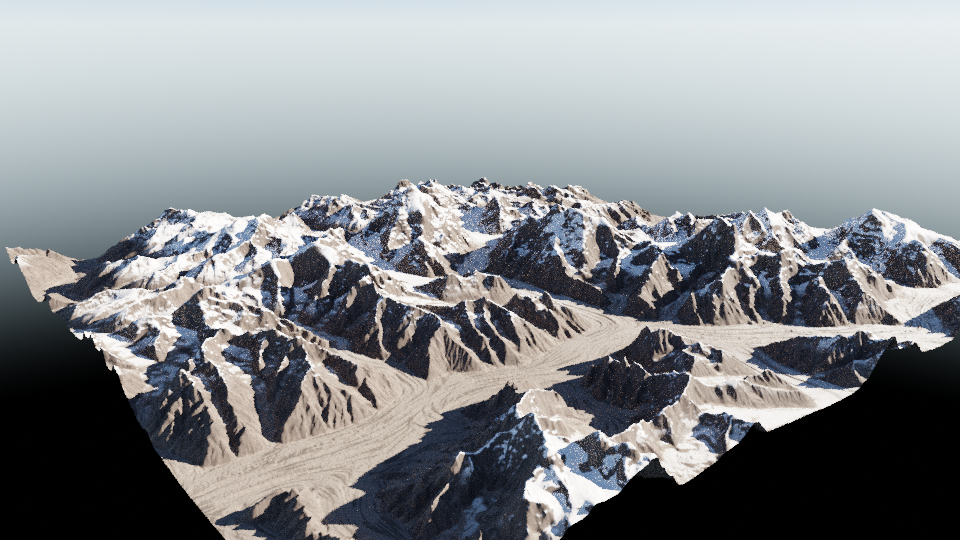
#> input picture assets-src/renders/d1/01_terrain.png, 960 x 540 px; its folder holds only this picture in this run
$ python 06_contact_sheet_d1.py
#> lines starting #> are read from the running program, lines starting #| are printed output that depends on the picture
"""Debrief 1 · step 6 — contact sheet of the object renders + Concordia comparison.

  /opt/k2venv/bin/python assets-src/scripts/06_contact_sheet_d1.py
"""
from pathlib import Path

from PIL import Image, ImageDraw, ImageFont

ROOT = Path(__file__).resolve().parents[2]
R = ROOT / "assets-src/renders/d1"
OUT = ROOT / "assets-src/renders"

PANELS = [
    ("01_terrain", "1 · Terrain — Copernicus GLO-30, 150k tris, baked albedo + normal"),
    ("02_plinth", "2 · Plinth — skirt to 3,500 m, 500 m side contours"),
    ("03_contours", "3 · Contours every 500 m (5,000–8,500 m)"),
    ("04_routes", "4/5 · Abruzzi (amber) + Cesen (cyan) route tubes"),
    ("05_camps", "6 · Camps (wedge tents, 8× scale) near Base Camp / ABC"),
    ("06_summit_flag", "7 · Summit flag"),
    ("07_section_slab", "8 · Section slab through the summit (NW–SE)"),
]
CAMS = ["CAM_00_Space", "CAM_01_Concordia", "CAM_02_BaseCamp", "CAM_03_AbruzziSpur", "CAM_04_Bottleneck", "CAM_05_Summit"]


def font(size):
    for p in ("/usr/share/fonts/truetype/dejavu/DejaVuSans.ttf", "/usr/share/fonts/dejavu/DejaVuSans.ttf"):
        if Path(p).exists():
            return ImageFont.truetype(p, size)
    return ImageFont.load_default()


def tile(img, label, w, h):
    t = Image.new("RGB", (w, h + 34), (12, 18, 28))
    t.paste(img.resize((w, h), Image.LANCZOS), (0, 34))
    ImageDraw.Draw(t).text((10, 8), label, fill=(242, 165, 65), font=font(17))
    return t


def sheet(items, cols, w, h, path, title):
    rows = (len(items) + cols - 1) // cols
    s = Image.new("RGB", (cols * (w + 12) + 12, rows * (h + 46) + 70), (6, 10, 18))
    ImageDraw.Draw(s).text((14, 18), title, fill=(220, 235, 250), font=font(26))
    for k, (img, label) in enumerate(items):
        r, c = divmod(k, cols)
        s.paste(tile(img, label, w, h), (12 + c * (w + 12), 64 + r * (h + 46)))
    s.save(path, quality=88)
    print("wrote", path)


def main():
    objs = [(Image.open(R / f"{n}.png").convert("RGB"), lab) for n, lab in PANELS if (R / f"{n}.png").exists()]
#> objs = 1 item
    sheet(objs, 2, 640, 360, OUT / "d1_objects_contact_sheet.jpg", "K2 — Debrief 1 · FreeCAD objects, rendered in Blender (Cycles, headless)")
#> in sheet, `rows = (len(items) + cols - 1) // cols`: rows = 1
#> in sheet, `s = Image.new("RGB", (cols * (w + 12) + 12, rows * (h + 46) + 70), (6,..`:
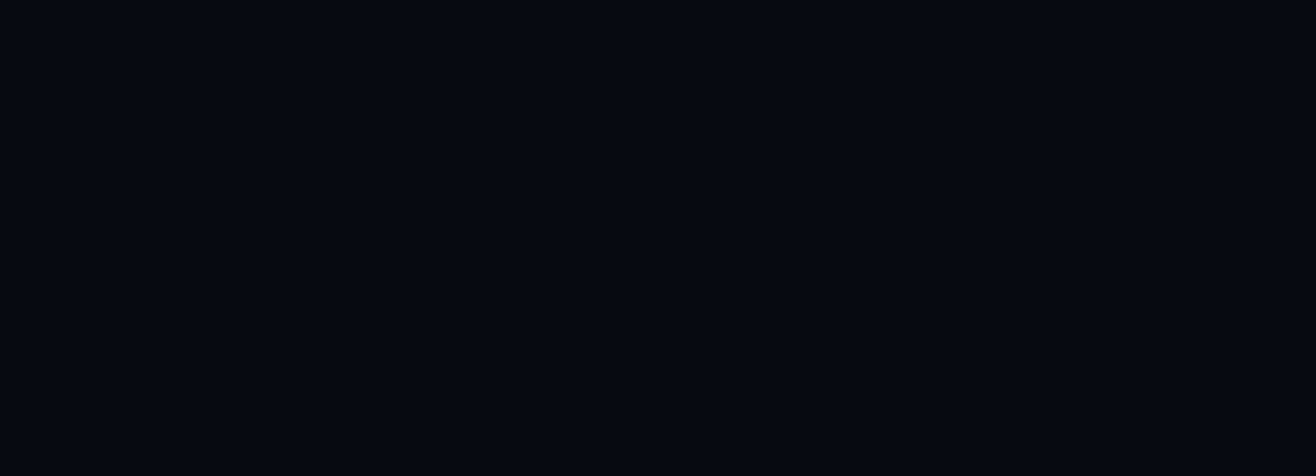
#> s: PIL image 1316x476 RGB; mean R, G, B 6, 10, 18
#> the loop in sheet, `for k, (img, label) in enumerate(items):` made 1 pass
#> (r, c) on pass 1: (0, 0)
#> pass 1, in tile, `t = Image.new("RGB", (w, h + 34), (12, 18, 28))`:
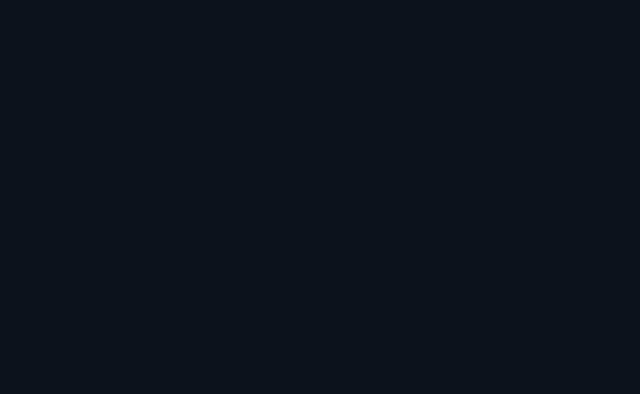
#> t: PIL image 640x394 RGB; mean R, G, B 12, 18, 28
#> after the loop in sheet, `for k, (img, label) in enumerate(items):`:
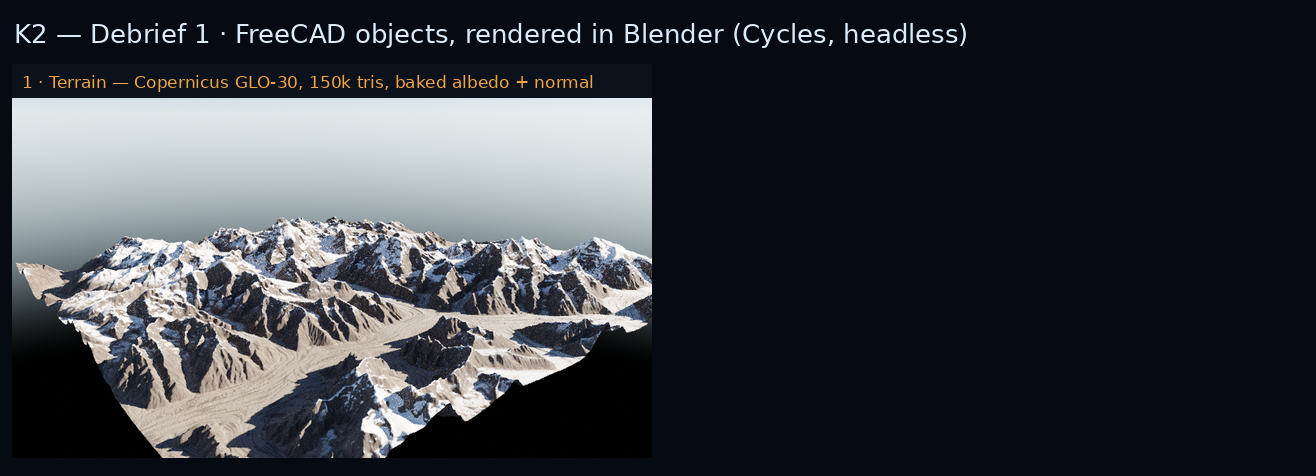
#> s: PIL image 1316x476 RGB; mean R, G, B 55.9, 59.5, 65.5
    cams = [(Image.open(R / f"cam_{n}.png").convert("RGB"), n) for n in CAMS if (R / f"cam_{n}.png").exists()]
    sheet(cams, 3, 480, 270, OUT / "d1_camera_waypoints.jpg", "K2 — the six story camera waypoints (CAM_xx → LOOK_xx)")
#> call 2 of sheet, with cols = 3, w = 480, h = 270
#> in sheet (call 2), `s = Image.new("RGB", (cols * (w + 12) + 12, rows * (h + 46) + 70), (6,..`:
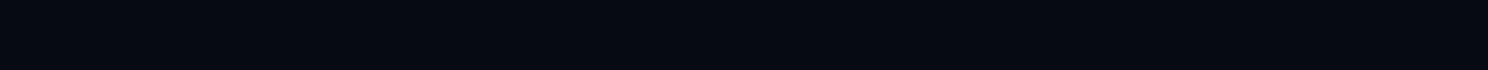
#> s: PIL image 1488x70 RGB; mean R, G, B 6, 10, 18
#> in sheet (call 2), `ImageDraw.Draw(s).text((14, 18), title, fill=(220, 235, 250), font=fon..`:
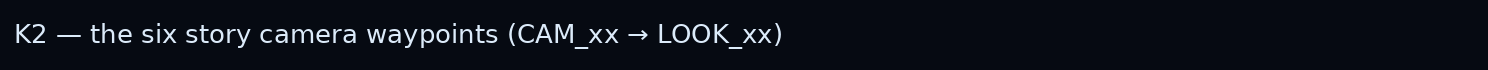
#> s: PIL image 1488x70 RGB; mean R, G, B 13.2, 17.6, 25.8
    ref = ROOT / "assets-src/reference/K2_from_Concordia_-_3.jpg"
    ren = R / "08_concordia_view.png"
    if ref.exists() and ren.exists():
        a = Image.open(ren).convert("RGB")
        b = Image.open(ref).convert("RGB")
        h = 540
        a = a.resize((int(a.width * h / a.height), h), Image.LANCZOS)
        b = b.resize((int(b.width * h / b.height), h), Image.LANCZOS)
        s = Image.new("RGB", (a.width + b.width + 36, h + 110), (6, 10, 18))
        d = ImageDraw.Draw(s)
        d.text((14, 14), "Summit shape check — model vs. photo, both from Concordia", fill=(220, 235, 250), font=font(24))
        s.paste(a, (12, 56)); s.paste(b, (a.width + 24, 56))
        d.text((14, h + 66), "Model: Copernicus GLO-30, camera at Concordia 2 m above the glacier, 85 mm lens", fill=(242, 165, 65), font=font(16))
        d.text((a.width + 26, h + 66), "Photo: \"K2 from Concordia - 3\" by Sallahuddin shah, CC BY-SA 4.0 (Wikimedia Commons)", fill=(242, 165, 65), font=font(16))
        s.save(OUT / "d1_concordia_comparison.jpg", quality=88)
        print("wrote", OUT / "d1_concordia_comparison.jpg")


if __name__ == "__main__":
    main()

$ run again, on assets-src/renders/d1/06_summit_flag.png
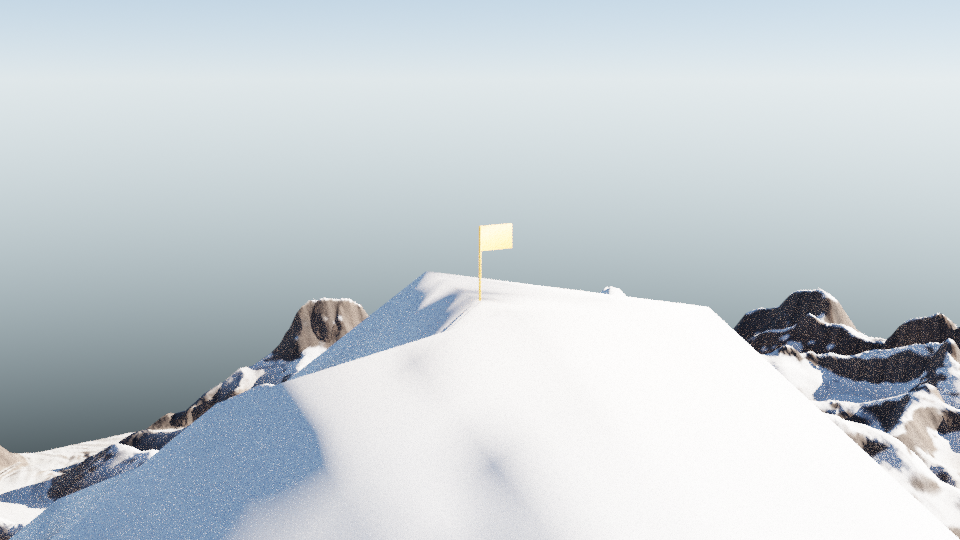
#> input picture assets-src/renders/d1/06_summit_flag.png, 960 x 540 px
#> objs = 1 item
#> rows = 1
#> the loop in sheet, `for k, (img, label) in enumerate(items):` made 1 pass
#> (r, c) on pass 1: (0, 0)
#> after the loop in sheet, `for k, (img, label) in enumerate(items):`:
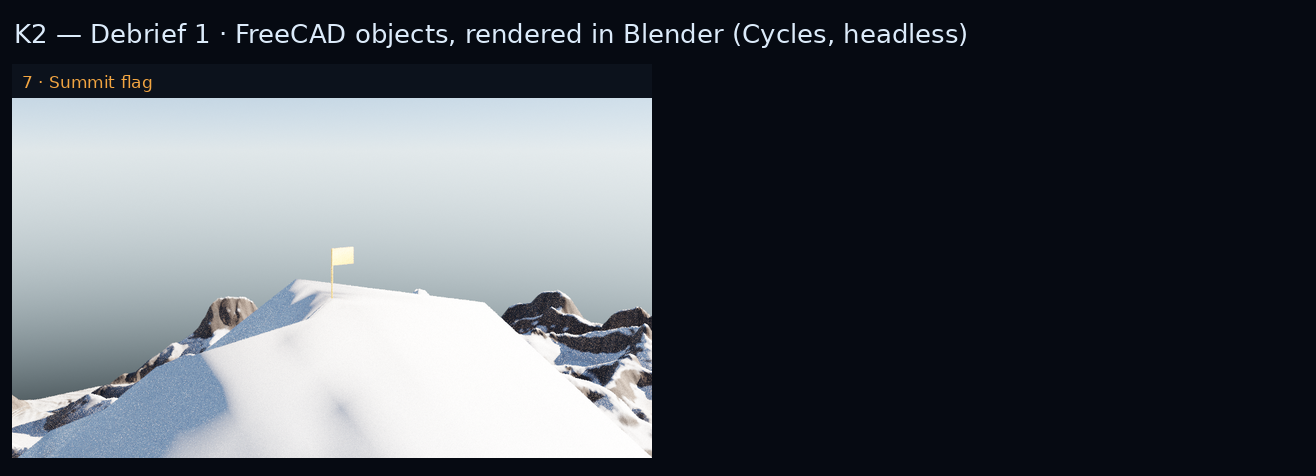
#> s: PIL image 1316x476 RGB; mean R, G, B 79, 84.5, 91.4

$ run again, on assets-src/renders/d1/07_section_slab.png
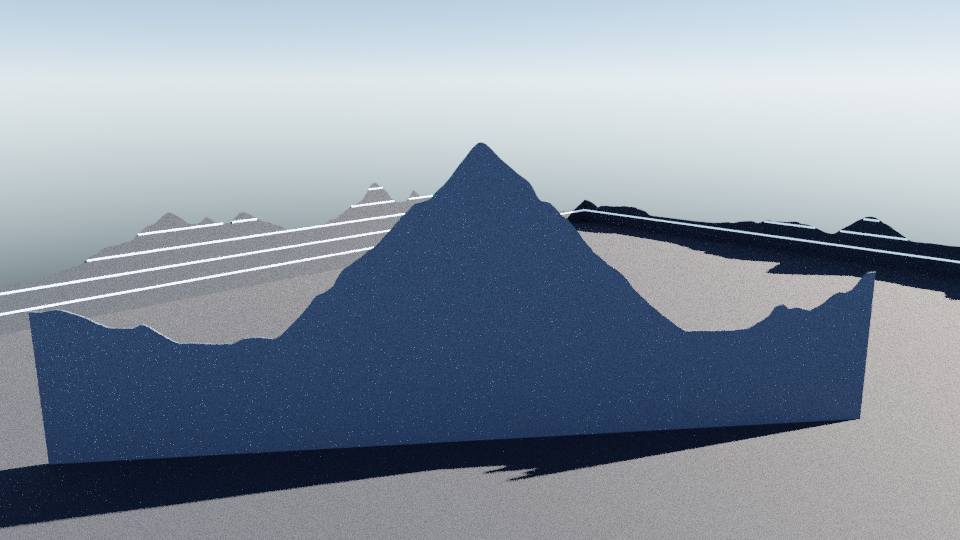
#> input picture assets-src/renders/d1/07_section_slab.png, 960 x 540 px
#> objs = 1 item
#> rows = 1
#> the loop in sheet, `for k, (img, label) in enumerate(items):` made 1 pass
#> (r, c) on pass 1: (0, 0)
#> after the loop in sheet, `for k, (img, label) in enumerate(items):`:
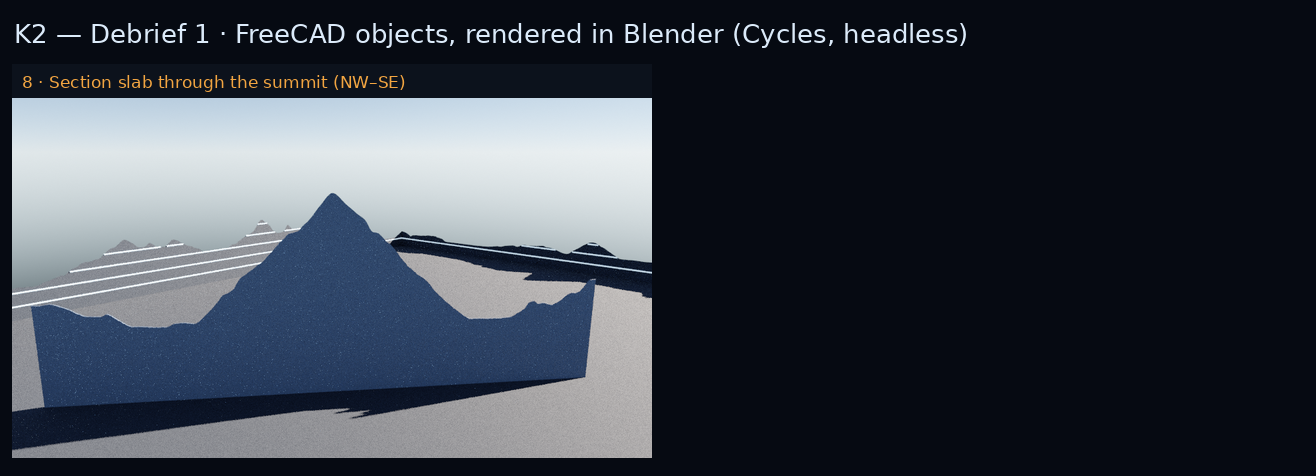
#> s: PIL image 1316x476 RGB; mean R, G, B 56.2, 62.7, 72.6

$ run again, on assets-src/renders/d1/cam_CAM_00_Space.png
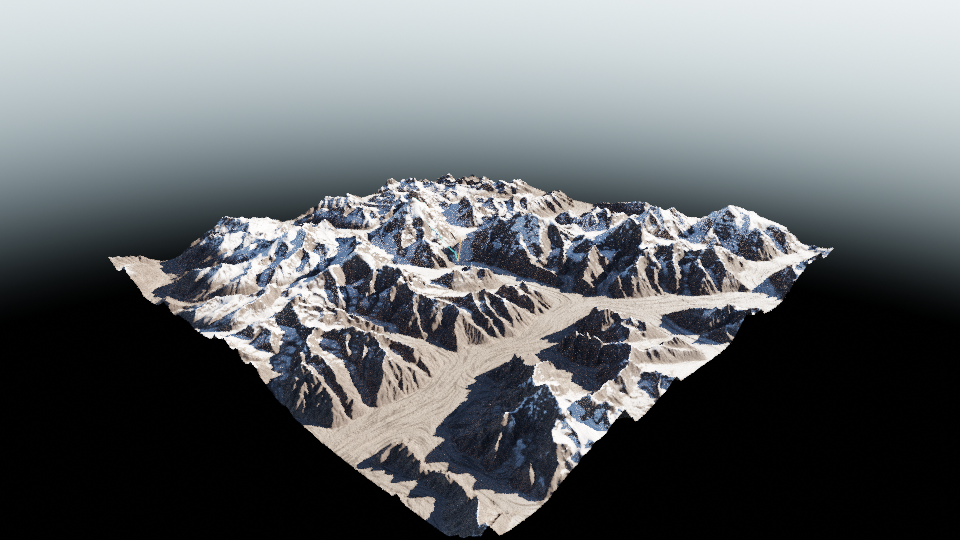
#> input picture assets-src/renders/d1/cam_CAM_00_Space.png, 960 x 540 px
#> in sheet, `ImageDraw.Draw(s).text((14, 18), title, fill=(220, 235, 250), font=fon..`:
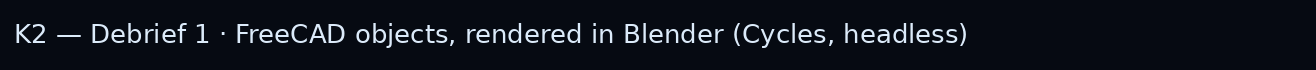
#> s: PIL image 1316x70 RGB; mean R, G, B 16.7, 21.3, 29.6
#> cams = 1 item
#> rows = 1
#> the loop in sheet (call 2), `for k, (img, label) in enumerate(items):` made 1 pass
#> (r, c) on pass 1: (0, 0)
#> after the loop in sheet (call 2), `for k, (img, label) in enumerate(items):`:
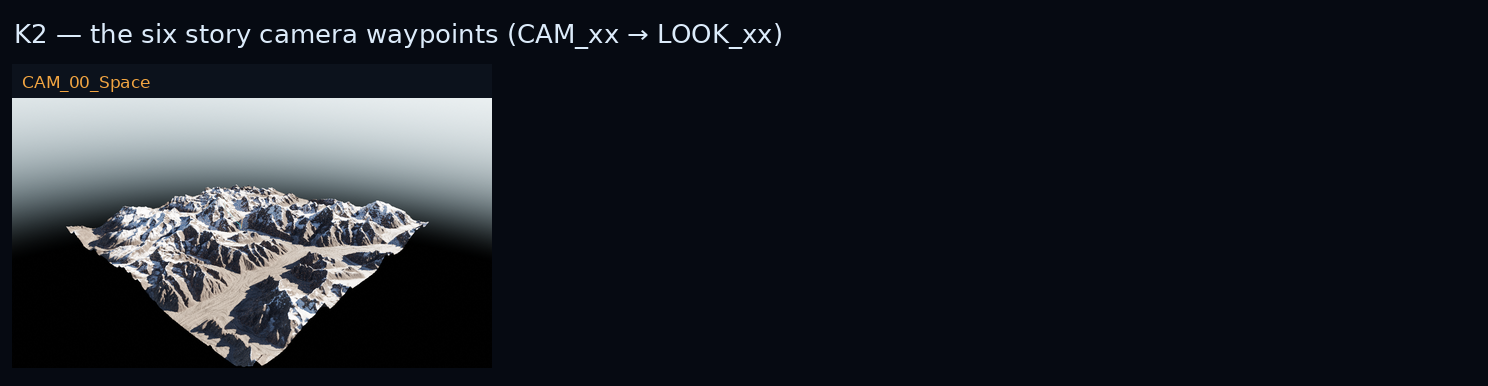
#> s: PIL image 1488x386 RGB; mean R, G, B 29.3, 33.3, 40.1

$ run again, on assets-src/renders/d1/02_plinth.png
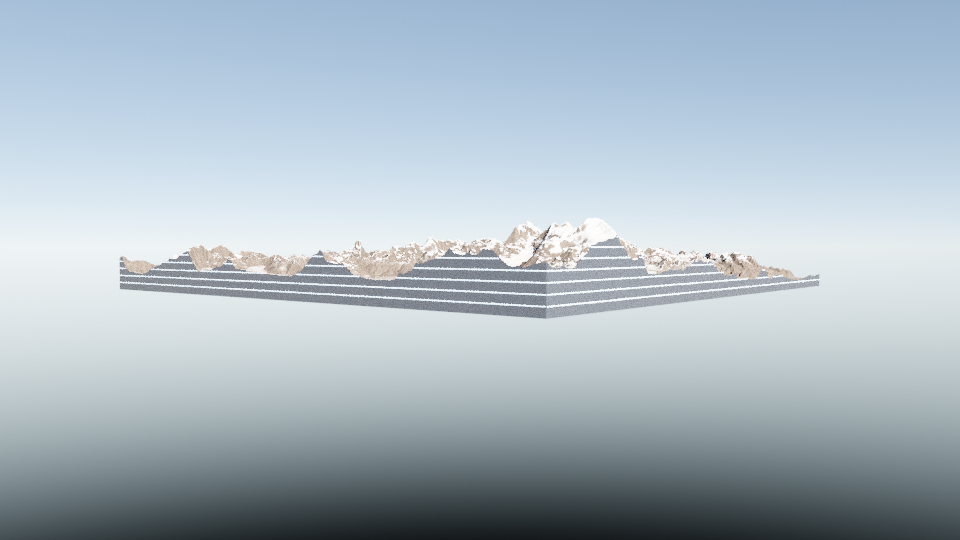
#> input picture assets-src/renders/d1/02_plinth.png, 960 x 540 px
#> objs = 1 item
#> rows = 1
#> the loop in sheet, `for k, (img, label) in enumerate(items):` made 1 pass
#> (r, c) on pass 1: (0, 0)
#> after the loop in sheet, `for k, (img, label) in enumerate(items):`:
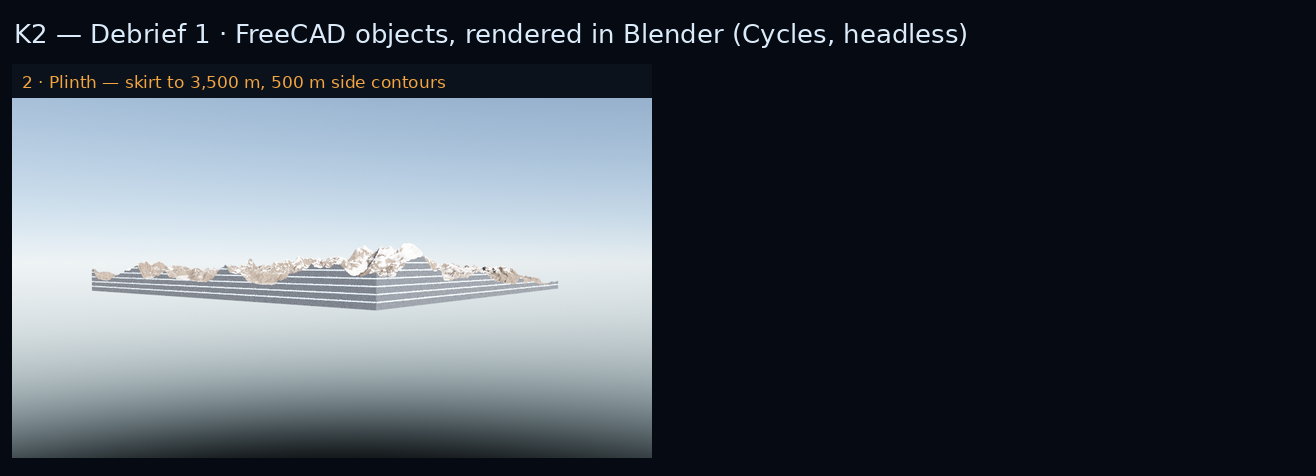
#> s: PIL image 1316x476 RGB; mean R, G, B 69, 76.6, 85.2
